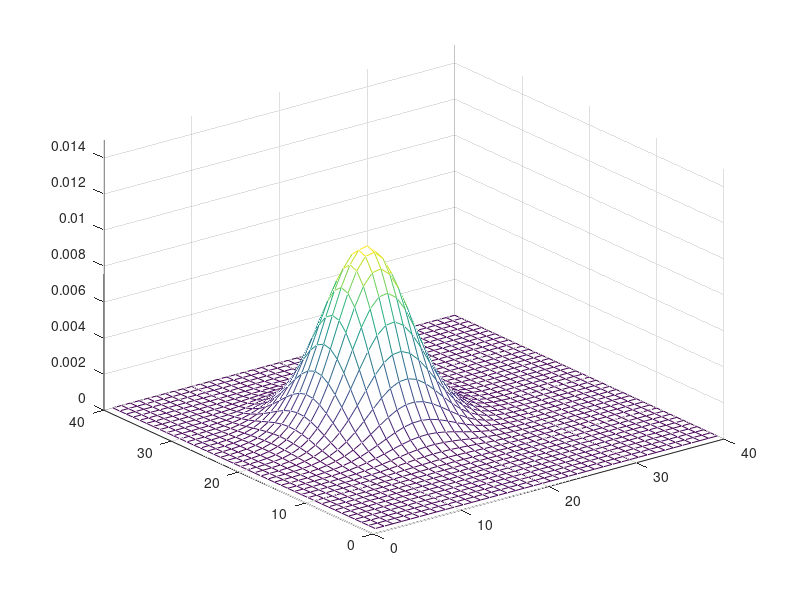
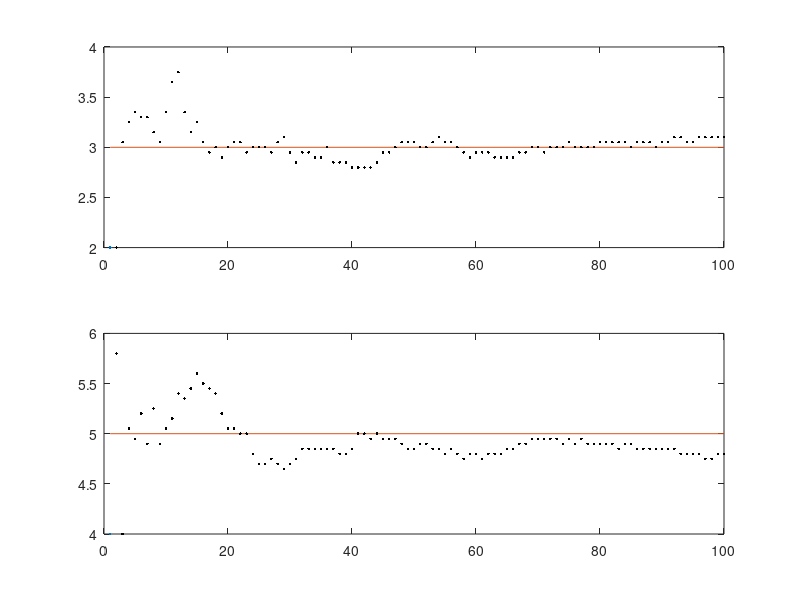

These charts were generated, in order, by the following MATLAB code:
%--- BayesSequential.m ---%
% Sequential Bayesian estimation of 2-parameter system 
% to estimate (x,y) coordinates of a location from noisy measurements
s = [3;5]; % True position, or state of the system.
N = 100;   % Number of observations.
figure(1);clf;
% Create a 100-sample Gaussian noise sequence with a std. dev. of 2.
n = 2*randn(2, 100);
x = zeros(2, 100);
% Add noise to true state to create N observations.
for i = 1:N
  x(:,i) = s + n(:, i);  
end
plot(x(1,:),x(2,:),'k.'); % scatter plot of points	
% Range of possible positions for the system.
Sa = [2:0.05:4];
Sb = [4:0.05:6];
L  = length(Sa);
% Pr is prior distribution
% Po is posterior distribution
Pr = ones(L,L); % Initialize to all ones - uniform prior
Po = ones(L,L);
Pr = Pr/sum(sum(Pr)); % Convert to a pdf by dividing by the sum.
Po = Po/sum(sum(Po)); % Each entry is now 1/L^2.
%Pr=0*Pr;Pr(2,2)=1; % a sharply peaked prior
figure(1); clf; mesh(Po), axis([0 40 0 40 0 0.015]), title('Prior')
[a,b]=find(Po==max(max(Po))); % Find indices where Po has its max.
sest=[Sa(a);Sb(b)];  % The best estimate of the true state to start.
figure(1); clf; figure(2); clf
subplot(211); plot(1,sest(1)); axis([0 N 2 4 ]); hold on;
line([1,N],[s(1),s(1)]); % Draw a line at location of true x-coord.
subplot(212); plot(1,sest(2)); axis([0 N 4 6 ]); hold on;
line([1,N],[s(2),s(2)]); % Draw a line at location of true y-coord.
K=[4,0;0,4]; % covariance matrix for 2-D Gaussian
for n=2:N; % Main loop over observations
  Pr=Po; % Store the posterior as the updated prior.
  m=0*Pr;   
  % Compute likelihood by grid search:
  % - look at each location, assume that the given location is
  %   where object is,
  % - compute likelihood of data x(:,n) assuming 2-d Gaussian noise
  for i = 1:length(Pr)
    for j = 1:length(Pr)
      me = [Sa(i);Sb(j)];
      %Compute likelihood 
      err = x(:,n) - me % observation - model estimation
      m(i,j) = 1/sqrt((2*pi)^2*det(K))*exp(-err'*inv(K)*err/2);           
      m(i,j) = m(i,j) * Pr(i,j); % Bayes: likelihood x prior   
    end;
  end;
  Po = m/sum(sum(m)); % Normalize distribution to make proper pdf.
  figure(1);mesh(Po), axis([0 40 0 40 0 0.015]) % Plot it.
  figure(2);
  [a,b] = find(Po==max(max(Po))); % Max  is most likely location.
  sest  = [Sa(a);Sb(b)];  % Best estimate of the location
  subplot(211);plot(n,sest(1),'k.');axis([0 N 2 4 ])
  subplot(212); plot(n,sest(2),'k.');axis([0 N 4 6 ])
  disp('Key to continue'); pause
end;  
subplot(211); hold off;
subplot(212); hold off;
